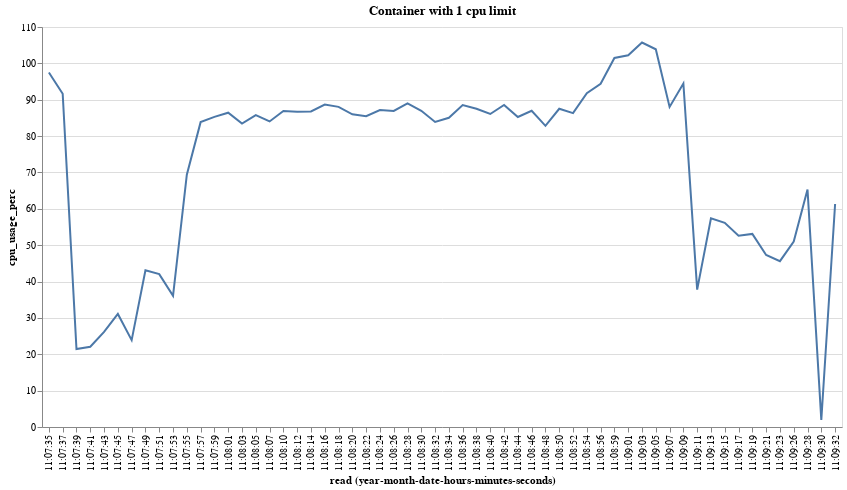

The notebook cell this image was saved under:
### Code cell
chart = generate_chart(run_with_num_cpu(1))
print_relevant_logs()
chart

### Figure 1 — Vega-Lite specification as saved in the notebook (floating-point values rounded to 4 significant figures)
{"config": {"view": {"continuousWidth": 400, "continuousHeight": 300}}, "data": {"name": "data-086d0c58a53065f22fd63314a36df3b2"}, "mark": "line", "encoding": {"x": {"axis": {"format": "%H:%M:%S", "labelAngle": -90}, "field": "read", "timeUnit": "yearmonthdatehoursminutesseconds", "type": "ordinal"}, "y": {"field": "cpu_usage_perc", "type": "quantitative"}}, "height": 400, "title": "Container with 1 cpu limit", "width": 800, "$schema": "https://vega.github.io/schema/vega-lite/v4.17.0.json", "datasets": {"data-086d0c58a53065f22fd63314a36df3b2": [{"read": "2022-11-08T11:07:35.309251568", "cpu_stats.online_cpus": 4, "cpu_stats.cpu_usage.total_usage": 1043292000, "precpu_stats.cpu_usage.total_usage": 78320000, "cpu_stats.system_cpu_usage": 3919133840000000, "precpu_stats.system_cpu_usage": 3919129880000000, "cpu_delta": 964972000, "system_cpu_delta": 3960000000, "cpu_usage_perc": 97.47}, {"read": "2022-11-08T11:07:37.325540008", "cpu_stats.online_cpus": 4, "cpu_stats.cpu_usage.total_usage": 2872135000, "precpu_stats.cpu_usage.total_usage": 1996845000, "cpu_stats.system_cpu_usage": 3919141480000000, "precpu_stats.system_cpu_usage": 3919137660000000, "cpu_delta": 875290000, "system_cpu_delta": 3820000000, "cpu_usage_perc": 91.65}, {"read": "2022-11-08T11:07:39.351887147", "cpu_stats.online_cpus": 4, "cpu_stats.cpu_usage.total_usage": 3659577000, "precpu_stats.cpu_usage.total_usage": 3487127000, "cpu_stats.system_cpu_usage": 3919148260000000, "precpu_stats.system_cpu_usage": 3919145040000000, "cpu_delta": 172450000, "system_cpu_delta": 3220000000, "cpu_usage_perc": 21.42}, {"read": "2022-11-08T11:07:41.369663840", "cpu_stats.online_cpus": 4, "cpu_stats.cpu_usage.total_usage": 4009701000, "precpu_stats.cpu_usage.total_usage": 3835844000, "cpu_stats.system_cpu_usage": 3919154630000000, "precpu_stats.system_cpu_usage": 3919151480000000, "cpu_delta": 173857000, "system_cpu_delta": 3150000000, "cpu_usage_perc": 22.08}, {"read": "2022-11-08T11:07:43.413825151", "cpu_stats.online_cpus": 4, "cpu_stats.cpu_usage.total_usage": 4399660000, "precpu_stats.cpu_usage.total_usage": 4184663000, "cpu_stats.system_cpu_usage": 3919161180000000, "precpu_stats.system_cpu_usage": 3919157890000000, "cpu_delta": 214997000, "system_cpu_delta": 3290000000, "cpu_usage_perc": 26.14}, {"read": "2022-11-08T11:07:45.476411944", "cpu_stats.online_cpus": 4, "cpu_stats.cpu_usage.total_usage": 4883996000, "precpu_stats.cpu_usage.total_usage": 4619666000, "cpu_stats.system_cpu_usage": 3919167820000000, "precpu_stats.system_cpu_usage": 3919164420000000, "cpu_delta": 264330000, "system_cpu_delta": 3400000000, "cpu_usage_perc": 31.1}, {"read": "2022-11-08T11:07:47.571362077", "cpu_stats.online_cpus": 4, "cpu_stats.cpu_usage.total_usage": 5298104000, "precpu_stats.cpu_usage.total_usage": 5108144000, "cpu_stats.system_cpu_usage": 3919174440000000, "precpu_stats.system_cpu_usage": 3919171260000000, "cpu_delta": 189960000, "system_cpu_delta": 3180000000, "cpu_usage_perc": 23.89}, {"read": "2022-11-08T11:07:49.594137310", "cpu_stats.online_cpus": 4, "cpu_stats.cpu_usage.total_usage": 5923945000, "precpu_stats.cpu_usage.total_usage": 5573967000, "cpu_stats.system_cpu_usage": 3919180960000000, "precpu_stats.system_cpu_usage": 3919177710000000, "cpu_delta": 349978000, "system_cpu_delta": 3250000000, "cpu_usage_perc": 43.07}, {"read": "2022-11-08T11:07:51.630873759", "cpu_stats.online_cpus": 4, "cpu_stats.cpu_usage.total_usage": 6592261000, "precpu_stats.cpu_usage.total_usage": 6256966000, "cpu_stats.system_cpu_usage": 3919187400000000, "precpu_stats.system_cpu_usage": 3919184210000000, "cpu_delta": 335295000, "system_cpu_delta": 3190000000, "cpu_usage_perc": 42.04}, {"read": "2022-11-08T11:07:53.655900126", "cpu_stats.online_cpus": 4, "cpu_stats.cpu_usage.total_usage": 7214605000, "precpu_stats.cpu_usage.total_usage": 6925292000, "cpu_stats.system_cpu_usage": 3919193860000000, "precpu_stats.system_cpu_usage": 3919190650000000, "cpu_delta": 289313000, "system_cpu_delta": 3210000000, "cpu_usage_perc": 36.05}, {"read": "2022-11-08T11:07:55.684876613", "cpu_stats.online_cpus": 4, "cpu_stats.cpu_usage.total_usage": 8045370000, "precpu_stats.cpu_usage.total_usage": 7417485000, "cpu_stats.system_cpu_usage": 3919200660000000, "precpu_stats.system_cpu_usage": 3919197040000000, "cpu_delta": 627885000, "system_cpu_delta": 3620000000, "cpu_usage_perc": 69.38}, {"read": "2022-11-08T11:07:57.754715579", "cpu_stats.online_cpus": 4, "cpu_stats.cpu_usage.total_usage": 9593345000, "precpu_stats.cpu_usage.total_usage": 8811530000, "cpu_stats.system_cpu_usage": 3919207960000000, "precpu_stats.system_cpu_usage": 3919204230000000, "cpu_delta": 781815000, "system_cpu_delta": 3730000000, "cpu_usage_perc": 83.84}, {"read": "2022-11-08T11:07:59.838097875", "cpu_stats.online_cpus": 4, "cpu_stats.cpu_usage.total_usage": 11089837000, "precpu_stats.cpu_usage.total_usage": 10337259000, "cpu_stats.system_cpu_usage": 3919215290000000, "precpu_stats.system_cpu_usage": 3919211760000000, "cpu_delta": 752578000, "system_cpu_delta": 3530000000, "cpu_usage_perc": 85.28}, {"read": "2022-11-08T11:08:01.842230547", "cpu_stats.online_cpus": 4, "cpu_stats.cpu_usage.total_usage": 12607455000, "precpu_stats.cpu_usage.total_usage": 11835983000, "cpu_stats.system_cpu_usage": 3919222360000000, "precpu_stats.system_cpu_usage": 3919218790000000, "cpu_delta": 771472000, "system_cpu_delta": 3570000000, "cpu_usage_perc": 86.44}, {"read": "2022-11-08T11:08:03.864972036", "cpu_stats.online_cpus": 4, "cpu_stats.cpu_usage.total_usage": 14102650000, "precpu_stats.cpu_usage.total_usage": 13353774000, "cpu_stats.system_cpu_usage": 3919229460000000, "precpu_stats.system_cpu_usage": 3919225870000000, "cpu_delta": 748876000, "system_cpu_delta": 3590000000, "cpu_usage_perc": 83.44}, {"read": "2022-11-08T11:08:05.892144189", "cpu_stats.online_cpus": 4, "cpu_stats.cpu_usage.total_usage": 15625427000, "precpu_stats.cpu_usage.total_usage": 14864308000, "cpu_stats.system_cpu_usage": 3919236590000000, "precpu_stats.system_cpu_usage": 3919233040000000, "cpu_delta": 761119000, "system_cpu_delta": 3550000000, "cpu_usage_perc": 85.76}, {"read": "2022-11-08T11:08:07.918525815", "cpu_stats.online_cpus": 4, "cpu_stats.cpu_usage.total_usage": 17137433000, "precpu_stats.cpu_usage.total_usage": 16385358000, "cpu_stats.system_cpu_usage": 3919243730000000, "precpu_stats.system_cpu_usage": 3919240150000000, "cpu_delta": 752075000, "system_cpu_delta": 3580000000, "cpu_usage_perc": 84.03}, {"read": "2022-11-08T11:08:10.032929731", "cpu_stats.online_cpus": 4, "cpu_stats.cpu_usage.total_usage": 18703901000, "precpu_stats.cpu_usage.total_usage": 17867491000, "cpu_stats.system_cpu_usage": 3919251250000000, "precpu_stats.system_cpu_usage": 3919247400000000, "cpu_delta": 836410000, "system_cpu_delta": 3850000000, "cpu_usage_perc": 86.9}, {"read": "2022-11-08T11:08:12.071030153", "cpu_stats.online_cpus": 4, "cpu_stats.cpu_usage.total_usage": 20283547000, "precpu_stats.cpu_usage.total_usage": 19505446000, "cpu_stats.system_cpu_usage": 3919258510000000, "precpu_stats.system_cpu_usage": 3919254920000000, "cpu_delta": 778101000, "system_cpu_delta": 3590000000, "cpu_usage_perc": 86.7}, {"read": "2022-11-08T11:08:14.093659788", "cpu_stats.online_cpus": 4, "cpu_stats.cpu_usage.total_usage": 21802196000, "precpu_stats.cpu_usage.total_usage": 21012471000, "cpu_stats.system_cpu_usage": 3919265760000000, "precpu_stats.system_cpu_usage": 3919262120000000, "cpu_delta": 789725000, "system_cpu_delta": 3640000000, "cpu_usage_perc": 86.78}, {"read": "2022-11-08T11:08:16.108906068", "cpu_stats.online_cpus": 4, "cpu_stats.cpu_usage.total_usage": 23377901000, "precpu_stats.cpu_usage.total_usage": 22584483000, "cpu_stats.system_cpu_usage": 3919272870000000, "precpu_stats.system_cpu_usage": 3919269290000000, "cpu_delta": 793418000, "system_cpu_delta": 3580000000, "cpu_usage_perc": 88.65}, {"read": "2022-11-08T11:08:18.131015279", "cpu_stats.online_cpus": 4, "cpu_stats.cpu_usage.total_usage": 24947477000, "precpu_stats.cpu_usage.total_usage": 24159488000, "cpu_stats.system_cpu_usage": 3919280080000000, "precpu_stats.system_cpu_usage": 3919276500000000, "cpu_delta": 787989000, "system_cpu_delta": 3580000000, "cpu_usage_perc": 88.04}, {"read": "2022-11-08T11:08:20.178874618", "cpu_stats.online_cpus": 4, "cpu_stats.cpu_usage.total_usage": 26511546000, "precpu_stats.cpu_usage.total_usage": 25735561000, "cpu_stats.system_cpu_usage": 3919287330000000, "precpu_stats.system_cpu_usage": 3919283720000000, "cpu_delta": 775985000, "system_cpu_delta": 3610000000, "cpu_usage_perc": 85.98}, {"read": "2022-11-08T11:08:22.282739", "cpu_stats.online_cpus": 4, "cpu_stats.cpu_usage.total_usage": 28132710000, "precpu_stats.cpu_usage.total_usage": 27307794000, "cpu_stats.system_cpu_usage": 3919294820000000, "precpu_stats.system_cpu_usage": 3919290960000000, "cpu_delta": 824916000, "system_cpu_delta": 3860000000, "cpu_usage_perc": 85.48}, {"read": "2022-11-08T11:08:24.330019989", "cpu_stats.online_cpus": 4, "cpu_stats.cpu_usage.total_usage": 29722896000, "precpu_stats.cpu_usage.total_usage": 28938463000, "cpu_stats.system_cpu_usage": 3919302100000000, "precpu_stats.system_cpu_usage": 3919298500000000, "cpu_delta": 784433000, "system_cpu_delta": 3600000000, "cpu_usage_perc": 87.16}, {"read": "2022-11-08T11:08:26.350741139", "cpu_stats.online_cpus": 4, "cpu_stats.cpu_usage.total_usage": 31302969000, "precpu_stats.cpu_usage.total_usage": 30512071000, "cpu_stats.system_cpu_usage": 3919309340000000, "precpu_stats.system_cpu_usage": 3919305700000000, "cpu_delta": 790898000, "system_cpu_delta": 3640000000, "cpu_usage_perc": 86.91}, {"read": "2022-11-08T11:08:28.375956998", "cpu_stats.online_cpus": 4, "cpu_stats.cpu_usage.total_usage": 32903900000, "precpu_stats.cpu_usage.total_usage": 32107456000, "cpu_stats.system_cpu_usage": 3919316570000000, "precpu_stats.system_cpu_usage": 3919312990000000, "cpu_delta": 796444000, "system_cpu_delta": 3580000000, "cpu_usage_perc": 88.99}, {"read": "2022-11-08T11:08:30.388320712", "cpu_stats.online_cpus": 4, "cpu_stats.cpu_usage.total_usage": 34470251000, "precpu_stats.cpu_usage.total_usage": 33689824000, "cpu_stats.system_cpu_usage": 3919323750000000, "precpu_stats.system_cpu_usage": 3919320160000000, "cpu_delta": 780427000, "system_cpu_delta": 3590000000, "cpu_usage_perc": 86.96}, {"read": "2022-11-08T11:08:32.394394082", "cpu_stats.online_cpus": 4, "cpu_stats.cpu_usage.total_usage": 36022804000, "precpu_stats.cpu_usage.total_usage": 35257410000, "cpu_stats.system_cpu_usage": 3919330970000000, "precpu_stats.system_cpu_usage": 3919327320000000, "cpu_delta": 765394000, "system_cpu_delta": 3650000000, "cpu_usage_perc": 83.88}, {"read": "2022-11-08T11:08:34.496215338", "cpu_stats.online_cpus": 4, "cpu_stats.cpu_usage.total_usage": 37611153000, "precpu_stats.cpu_usage.total_usage": 36782193000, "cpu_stats.system_cpu_usage": 3919338420000000, "precpu_stats.system_cpu_usage": 3919334520000000, "cpu_delta": 828960000, "system_cpu_delta": 3900000000, "cpu_usage_perc": 85.02}, {"read": "2022-11-08T11:08:36.553756401", "cpu_stats.online_cpus": 4, "cpu_stats.cpu_usage.total_usage": 39221425000, "precpu_stats.cpu_usage.total_usage": 38427009000, "cpu_stats.system_cpu_usage": 3919345740000000, "precpu_stats.system_cpu_usage": 3919342150000000, "cpu_delta": 794416000, "system_cpu_delta": 3590000000, "cpu_usage_perc": 88.51}, {"read": "2022-11-08T11:08:38.573208261", "cpu_stats.online_cpus": 4, "cpu_stats.cpu_usage.total_usage": 40785712000, "precpu_stats.cpu_usage.total_usage": 40002337000, "cpu_stats.system_cpu_usage": 3919352920000000, "precpu_stats.system_cpu_usage": 3919349340000000, "cpu_delta": 783375000, "system_cpu_delta": 3580000000, "cpu_usage_perc": 87.53}, {"read": "2022-11-08T11:08:40.592268191", "cpu_stats.online_cpus": 4, "cpu_stats.cpu_usage.total_usage": 42347825000, "precpu_stats.cpu_usage.total_usage": 41566622000, "cpu_stats.system_cpu_usage": 3919360150000000, "precpu_stats.system_cpu_usage": 3919356520000000, "cpu_delta": 781203000, "system_cpu_delta": 3630000000, "cpu_usage_perc": 86.08}, {"read": "2022-11-08T11:08:42.613234609", "cpu_stats.online_cpus": 4, "cpu_stats.cpu_usage.total_usage": 43939957000, "precpu_stats.cpu_usage.total_usage": 43127236000, "cpu_stats.system_cpu_usage": 3919367420000000, "precpu_stats.system_cpu_usage": 3919363750000000, "cpu_delta": 812721000, "system_cpu_delta": 3670000000, "cpu_usage_perc": 88.58}, {"read": "2022-11-08T11:08:44.642899290", "cpu_stats.online_cpus": 4, "cpu_stats.cpu_usage.total_usage": 45504160000, "precpu_stats.cpu_usage.total_usage": 44726305000, "cpu_stats.system_cpu_usage": 3919374660000000, "precpu_stats.system_cpu_usage": 3919371010000000, "cpu_delta": 777855000, "system_cpu_delta": 3650000000, "cpu_usage_perc": 85.24}, {"read": "2022-11-08T11:08:46.740948742", "cpu_stats.online_cpus": 4, "cpu_stats.cpu_usage.total_usage": 47115397000, "precpu_stats.cpu_usage.total_usage": 46311138000, "cpu_stats.system_cpu_usage": 3919382170000000, "precpu_stats.system_cpu_usage": 3919378470000000, "cpu_delta": 804259000, "system_cpu_delta": 3700000000, "cpu_usage_perc": 86.95}, {"read": "2022-11-08T11:08:48.800553698", "cpu_stats.online_cpus": 4, "cpu_stats.cpu_usage.total_usage": 48670145000, "precpu_stats.cpu_usage.total_usage": 47924711000, "cpu_stats.system_cpu_usage": 3919389520000000, "precpu_stats.system_cpu_usage": 3919385920000000, "cpu_delta": 745434000, "system_cpu_delta": 3600000000, "cpu_usage_perc": 82.83}, {"read": "2022-11-08T11:08:50.823725070", "cpu_stats.online_cpus": 4, "cpu_stats.cpu_usage.total_usage": 50238361000, "precpu_stats.cpu_usage.total_usage": 49450711000, "cpu_stats.system_cpu_usage": 3919396710000000, "precpu_stats.system_cpu_usage": 3919393110000000, "cpu_delta": 787650000, "system_cpu_delta": 3600000000, "cpu_usage_perc": 87.52}, {"read": "2022-11-08T11:08:52.842574957", "cpu_stats.online_cpus": 4, "cpu_stats.cpu_usage.total_usage": 51791763000, "precpu_stats.cpu_usage.total_usage": 51010555000, "cpu_stats.system_cpu_usage": 3919403970000000, "precpu_stats.system_cpu_usage": 3919400350000000, "cpu_delta": 781208000, "system_cpu_delta": 3620000000, "cpu_usage_perc": 86.32}, {"read": "2022-11-08T11:08:54.869061717", "cpu_stats.online_cpus": 4, "cpu_stats.cpu_usage.total_usage": 53425183000, "precpu_stats.cpu_usage.total_usage": 52562125000, "cpu_stats.system_cpu_usage": 3919411380000000, "precpu_stats.system_cpu_usage": 3919407620000000, "cpu_delta": 863058000, "system_cpu_delta": 3760000000, "cpu_usage_perc": 91.81}, {"read": "2022-11-08T11:08:56.892099445", "cpu_stats.online_cpus": 4, "cpu_stats.cpu_usage.total_usage": 55266120000, "precpu_stats.cpu_usage.total_usage": 54364813000, "cpu_stats.system_cpu_usage": 3919419080000000, "precpu_stats.system_cpu_usage": 3919415260000000, "cpu_delta": 901307000, "system_cpu_delta": 3820000000, "cpu_usage_perc": 94.38}, {"read": "2022-11-08T11:08:59.020302756", "cpu_stats.online_cpus": 4, "cpu_stats.cpu_usage.total_usage": 57342206000, "precpu_stats.cpu_usage.total_usage": 56286887000, "cpu_stats.system_cpu_usage": 3919427340000000, "precpu_stats.system_cpu_usage": 3919423180000000, "cpu_delta": 1055319000, "system_cpu_delta": 4160000000, "cpu_usage_perc": 101.5}, {"read": "2022-11-08T11:09:01.039870678", "cpu_stats.online_cpus": 4, "cpu_stats.cpu_usage.total_usage": 59361917000, "precpu_stats.cpu_usage.total_usage": 58362657000, "cpu_stats.system_cpu_usage": 3919435250000000, "precpu_stats.system_cpu_usage": 3919431340000000, "cpu_delta": 999260000, "system_cpu_delta": 3910000000, "cpu_usage_perc": 102.2}, {"read": "2022-11-08T11:09:03.055018632", "cpu_stats.online_cpus": 4, "cpu_stats.cpu_usage.total_usage": 61370422000, "precpu_stats.cpu_usage.total_usage": 60368608000, "cpu_stats.system_cpu_usage": 3919442950000000, "precpu_stats.system_cpu_usage": 3919439160000000, "cpu_delta": 1001814000, "system_cpu_delta": 3790000000, "cpu_usage_perc": 105.7}, {"read": "2022-11-08T11:09:05.081191221", "cpu_stats.online_cpus": 4, "cpu_stats.cpu_usage.total_usage": 63395457000, "precpu_stats.cpu_usage.total_usage": 62380142000, "cpu_stats.system_cpu_usage": 3919450810000000, "precpu_stats.system_cpu_usage": 3919446900000000, "cpu_delta": 1015315000, "system_cpu_delta": 3910000000, "cpu_usage_perc": 103.9}, {"read": "2022-11-08T11:09:07.096787374", "cpu_stats.online_cpus": 4, "cpu_stats.cpu_usage.total_usage": 65220063000, "precpu_stats.cpu_usage.total_usage": 64399376000, "cpu_stats.system_cpu_usage": 3919458460000000, "precpu_stats.system_cpu_usage": 3919454730000000, "cpu_delta": 820687000, "system_cpu_delta": 3730000000, "cpu_usage_perc": 88.01}, {"read": "2022-11-08T11:09:09.130974697", "cpu_stats.online_cpus": 4, "cpu_stats.cpu_usage.total_usage": 67136139000, "precpu_stats.cpu_usage.total_usage": 66215069000, "cpu_stats.system_cpu_usage": 3919466310000000, "precpu_stats.system_cpu_usage": 3919462410000000, "cpu_delta": 921070000, "system_cpu_delta": 3900000000, "cpu_usage_perc": 94.47}, {"read": "2022-11-08T11:09:11.228736630", "cpu_stats.online_cpus": 4, "cpu_stats.cpu_usage.total_usage": 67935185000, "precpu_stats.cpu_usage.total_usage": 67588638000, "cpu_stats.system_cpu_usage": 3919473450000000, "precpu_stats.system_cpu_usage": 3919469780000000, "cpu_delta": 346547000, "system_cpu_delta": 3670000000, "cpu_usage_perc": 37.77}, {"read": "2022-11-08T11:09:13.305432049", "cpu_stats.online_cpus": 4, "cpu_stats.cpu_usage.total_usage": 68873147000, "precpu_stats.cpu_usage.total_usage": 68394129000, "cpu_stats.system_cpu_usage": 3919480360000000, "precpu_stats.system_cpu_usage": 3919477020000000, "cpu_delta": 479018000, "system_cpu_delta": 3340000000, "cpu_usage_perc": 57.37}, {"read": "2022-11-08T11:09:15.361409504", "cpu_stats.online_cpus": 4, "cpu_stats.cpu_usage.total_usage": 69833796000, "precpu_stats.cpu_usage.total_usage": 69359504000, "cpu_stats.system_cpu_usage": 3919487100000000, "precpu_stats.system_cpu_usage": 3919483720000000, "cpu_delta": 474292000, "system_cpu_delta": 3380000000, "cpu_usage_perc": 56.13}, {"read": "2022-11-08T11:09:17.435607284", "cpu_stats.online_cpus": 4, "cpu_stats.cpu_usage.total_usage": 70757110000, "precpu_stats.cpu_usage.total_usage": 70303586000, "cpu_stats.system_cpu_usage": 3919493880000000, "precpu_stats.system_cpu_usage": 3919490430000000, "cpu_delta": 453524000, "system_cpu_delta": 3450000000, "cpu_usage_perc": 52.58}, {"read": "2022-11-08T11:09:19.463040745", "cpu_stats.online_cpus": 4, "cpu_stats.cpu_usage.total_usage": 71652724000, "precpu_stats.cpu_usage.total_usage": 71208018000, "cpu_stats.system_cpu_usage": 3919500570000000, "precpu_stats.system_cpu_usage": 3919497220000000, "cpu_delta": 444706000, "system_cpu_delta": 3350000000, "cpu_usage_perc": 53.1}, {"read": "2022-11-08T11:09:21.518637512", "cpu_stats.online_cpus": 4, "cpu_stats.cpu_usage.total_usage": 72452693000, "precpu_stats.cpu_usage.total_usage": 72042322000, "cpu_stats.system_cpu_usage": 3919507430000000, "precpu_stats.system_cpu_usage": 3919503960000000, "cpu_delta": 410371000, "system_cpu_delta": 3470000000, "cpu_usage_perc": 47.31}, {"read": "2022-11-08T11:09:23.653252891", "cpu_stats.online_cpus": 4, "cpu_stats.cpu_usage.total_usage": 73303155000, "precpu_stats.cpu_usage.total_usage": 72904026000, "cpu_stats.system_cpu_usage": 3919514490000000, "precpu_stats.system_cpu_usage": 3919510990000000, "cpu_delta": 399129000, "system_cpu_delta": 3500000000, "cpu_usage_perc": 45.61}, {"read": "2022-11-08T11:09:26.701962309", "cpu_stats.online_cpus": 4, "cpu_stats.cpu_usage.total_usage": 74139579000, "precpu_stats.cpu_usage.total_usage": 73710046000, "cpu_stats.system_cpu_usage": 3919524890000000, "precpu_stats.system_cpu_usage": 3919521520000000, "cpu_delta": 429533000, "system_cpu_delta": 3370000000, "cpu_usage_perc": 50.98}, {"read": "2022-11-08T11:09:28.727036777", "cpu_stats.online_cpus": 4, "cpu_stats.cpu_usage.total_usage": 75094904000, "precpu_stats.cpu_usage.total_usage": 74520250000, "cpu_stats.system_cpu_usage": 3919531700000000, "precpu_stats.system_cpu_usage": 3919528180000000, "cpu_delta": 574654000, "system_cpu_delta": 3520000000, "cpu_usage_perc": 65.3}, {"read": "2022-11-08T11:09:30.727675839", "cpu_stats.online_cpus": 4, "cpu_stats.cpu_usage.total_usage": 75774291000, "precpu_stats.cpu_usage.total_usage": 75755813000, "cpu_stats.system_cpu_usage": 3919539310000000, "precpu_stats.system_cpu_usage": 3919535450000000, "cpu_delta": 18478000, "system_cpu_delta": 3860000000, "cpu_usage_perc": 1.915}, {"read": "2022-11-08T11:09:32.751262526", "cpu_stats.online_cpus": 4, "cpu_stats.cpu_usage.total_usage": 76932765000, "precpu_stats.cpu_usage.total_usage": 76340920000, "cpu_stats.system_cpu_usage": 3919547070000000, "precpu_stats.system_cpu_usage": 3919543210000000, "cpu_delta": 591845000, "system_cpu_delta": 3860000000, "cpu_usage_perc": 61.33}]}}
